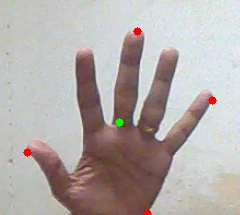
//> input picture Avance Francisco Frez/PruebasReconocedorMano/resources/center.jpg, 240 x 215 px, given in place of the camera
$ ./main   (built with g++ and OpenCV 4)
//> lines starting //> are read from the running program, lines starting //| are printed output that depends on the picture; after the words box and inside, x2 and y2 are one past the last pixel; in counts of white or black regions, pixels touching at a corner belong together
#include <iostream>
#include <opencv2/opencv.hpp>

#define CAM_WIDTH  400
#define CAM_HEIGHT 400

//Global variables
cv::CascadeClassifier hand_cascade;
int *x_offset = new int;
int *y_offset = new int;
int *w_offset = new int;
int *h_offset = new int;

//Functions
void find_hands(cv::Mat source,std::vector<cv::Rect> &hands);
void draw_hands(cv::Mat &source,std::vector<cv::Rect> hands);

//Main
int main(int argc,char **argv){
	//Variable declaration
	cv::Mat fliped,source;
	std::vector<cv::Rect> hands;
	cv::VideoCapture vid;

	//Loading classifier
	hand_cascade.load("files/Hand_haar_cascade.xml");

	vid.open(0);
	if(!vid.isOpened()){
		std::cerr << "Error: camera couldn't be opened." << std::endl;
		return -1;
	}
	vid.set(cv::CAP_PROP_FRAME_WIDTH,CAM_WIDTH);
	vid.set(cv::CAP_PROP_FRAME_HEIGHT,CAM_HEIGHT);

	// Creating Windows
	std::string winTitle = "Ventana de calibración";
	std::string originalTitle = "Original (press \"q\" to exit)";
	std::string x_offsetT = "Eje x";
	std::string y_offsetT = "Eje y";
	std::string w_offsetT = "Ancho";
	std::string h_offsetT = "Alto";
	*x_offset = 0;
	*y_offset = 0;
	*w_offset = 0;
	*h_offset = 0;
	cv::namedWindow(winTitle);
	cv::namedWindow(originalTitle);
	cv::createTrackbar(x_offsetT, winTitle, x_offset, 100);
	cv::createTrackbar(y_offsetT, winTitle, y_offset, 100);
	cv::createTrackbar(w_offsetT, winTitle, w_offset, 100);
	cv::createTrackbar(h_offsetT, winTitle, h_offset, 100);
	cv::moveWindow(winTitle,800,100);
	cv::moveWindow(originalTitle,100,50);

	//Main loop
	while(true){
		vid >> fliped;
//> fliped is the input picture: 215 rows x 240 cols, CV_8UC3; mean B, G, R 170.3, 172.5, 179.7
		cv::flip(fliped,source,1);
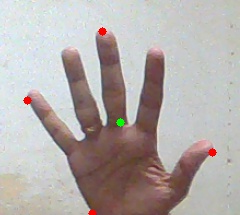
//> source: 215 rows x 240 cols, CV_8UC3; mean B, G, R 170.3, 172.5, 179.7

		//Find hands
		find_hands(source,hands);

		//Draw them all
		draw_hands(source,hands);

		//Show images
		cv::imshow(originalTitle,source);
		if(cv::waitKey(1) == 'q') break;
	}
	vid.release();
	return 0;
}

void find_hands(cv::Mat source,std::vector<cv::Rect> &hands){
	cv::Mat blur,thresh;
	std::vector<cv::Mat> splited;

	cv::medianBlur(source,blur,5);
	cv::cvtColor(blur,blur,cv::COLOR_BGR2HSV);
//> blur: 215 rows x 240 cols, CV_8UC3; mean H, S, V 66.4, 30.4, 183.9
	cv::split(blur,splited);
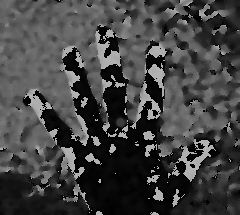
//> splited[0]: 215 rows x 240 cols, CV_8UC1; min 0, max 179, mean 66.4
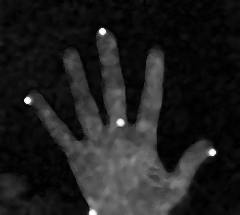
//> splited[1]: 215 rows x 240 cols, CV_8UC1; min 0, max 255, mean 30.4
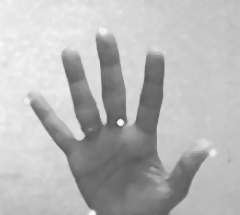
//> splited[2]: 215 rows x 240 cols, CV_8UC1; min 80, max 253, mean 183.9
	cv::threshold(splited[1],thresh,50,200,cv::THRESH_TRIANGLE);
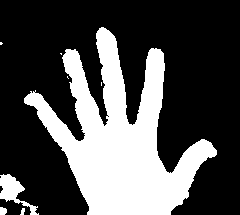
//> thresh: 215 rows x 240 cols, CV_8UC1; values 0 (black) and 200 (white), 30.8% white; 8 white regions (4 under 20 px), largest, box (x1, y1, x2, y2) and area: (24, 27, 217, 215) 15239, (0, 174, 39, 215) 574, (0, 207, 7, 215) 48, (20, 208, 25, 215) 24

	hand_cascade.detectMultiScale(thresh,hands);
//> hands = 1 Rect (x, y, width, height): [35, 25, 159, 159]
}

void draw_hands(cv::Mat &source,std::vector<cv::Rect> hands){
	for(cv::Rect r : hands){//r = {x,y,width,height}
		r.x += *x_offset;
		r.y += *y_offset;
		r.width  += 14+*w_offset;
		r.height += 40+*h_offset;
		cv::rectangle(source,r,cv::Scalar(255,0,0));
	}
//> this loop made 1 pass
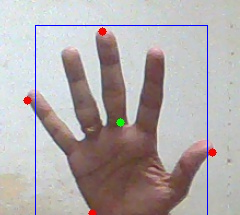
//> source: 215 rows x 240 cols, CV_8UC3; 1.07% of pixels changed, all inside (x1, y1, x2, y2) = (35, 25, 208, 215)
//> the 'q' key is pressed
}

$ run again, on Avance Francisco Frez/PruebasReconocedorMano/resources/hull.jpg
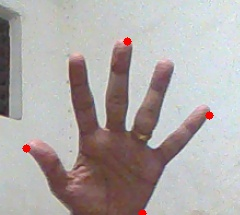
//> input picture Avance Francisco Frez/PruebasReconocedorMano/resources/hull.jpg, 240 x 215 px, given in place of the camera
//> fliped is the input picture: 215 rows x 240 cols, CV_8UC3; mean B, G, R 166.8, 168.1, 174.6
//> in find_hands, `cv::threshold(splited[1],thresh,50,200,cv::THRESH_TRIANGLE);`:
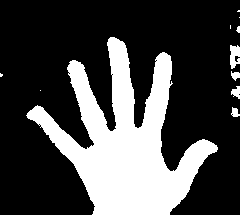
//> thresh: 215 rows x 240 cols, CV_8UC1; values 0 (black) and 200 (white), 27.9% white; 11 white regions (5 under 20 px), largest, box (x1, y1, x2, y2) and area: (26, 37, 218, 215) 14001, (230, 45, 240, 69) 181, (231, 86, 240, 99) 75, (231, 107, 240, 117) 58, (231, 71, 240, 81) 57, (236, 26, 240, 33) 20
//> in find_hands, `hand_cascade.detectMultiScale(thresh,hands);`: hands = 1 Rect (x, y, width, height): [44, 33, 159, 159]
//> the loop in draw_hands, `for(cv::Rect r : hands)` made 1 pass
//> after the loop in draw_hands, `for(cv::Rect r : hands)`:
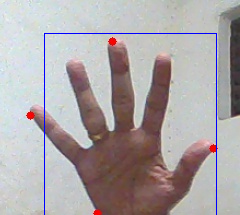
//> source: 215 rows x 240 cols, CV_8UC3; mean B, G, R 167.4, 166, 172.5
